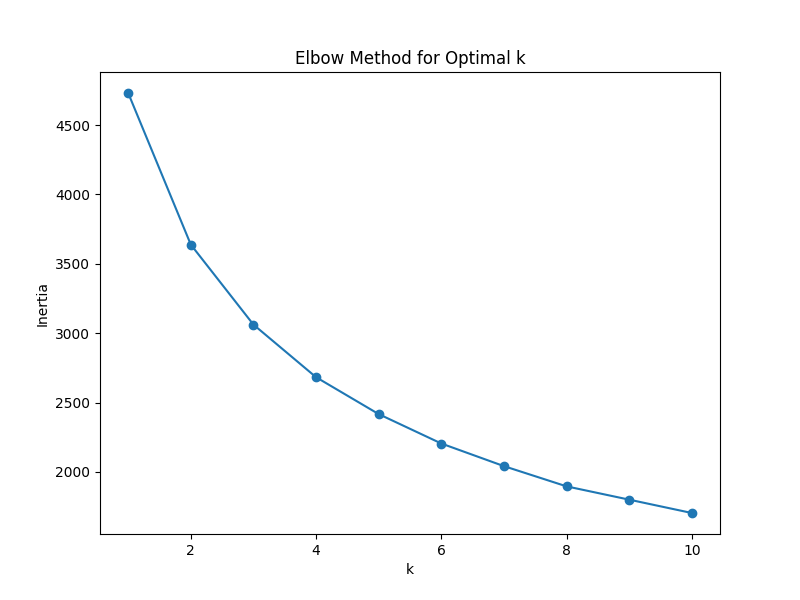

Write Python code to recreate this figure.
import pandas as pd
import matplotlib.pyplot as plt
from sklearn.cluster import KMeans

df = pd.read_csv('./data/flexfield_fitness_cleaned.csv')

features = df.drop(columns=['Customer ID'])

inertia = []
k_values = range(1, 11)

for k in k_values:
    kmeans = KMeans(n_clusters=k, random_state=0)
    kmeans.fit(features)
    inertia.append(kmeans.inertia_)

# Plot the elbow curve
plt.figure(figsize=(8, 6))
plt.plot(k_values, inertia, marker='o', linestyle='-')
plt.xlabel('k')
plt.ylabel('Inertia')
plt.title('Elbow Method for Optimal k')
plt.savefig("./figs/elbow.png")
